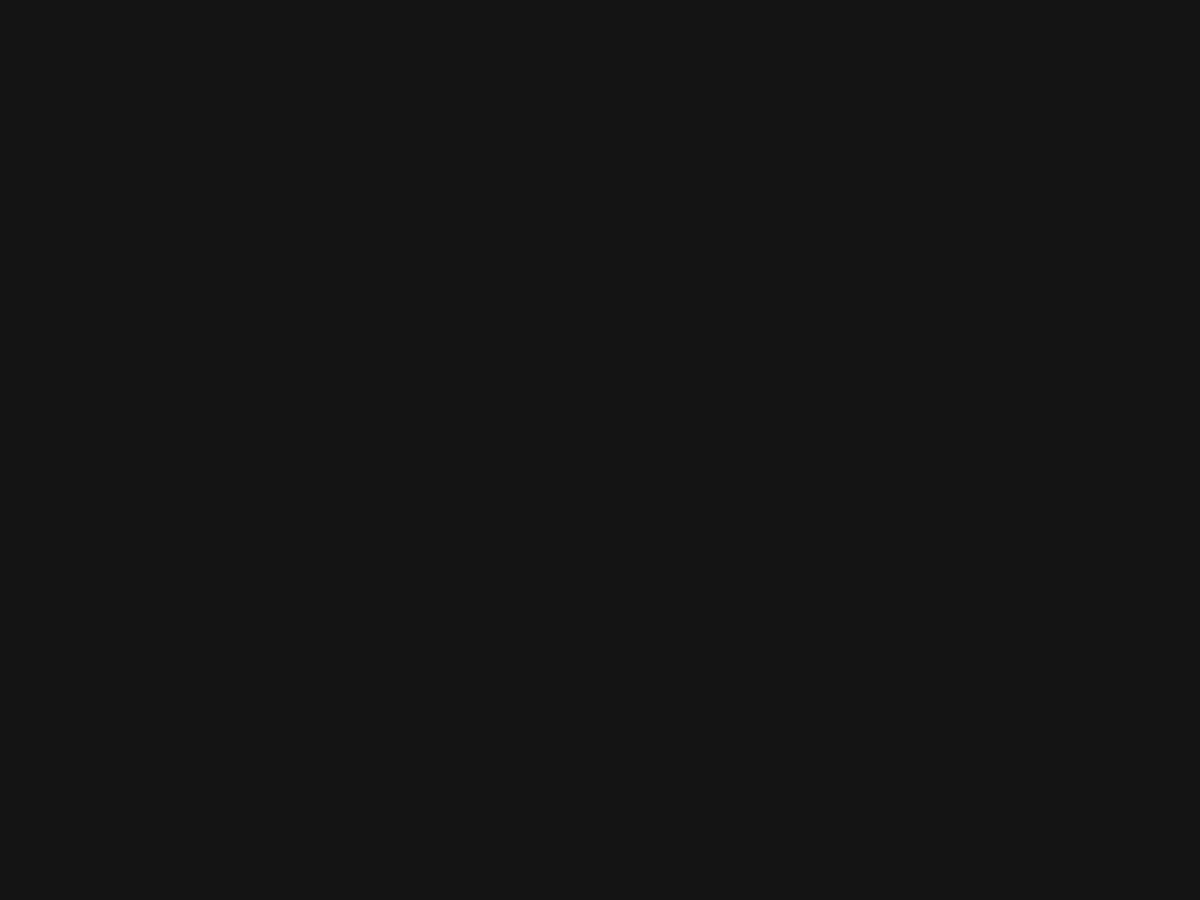
Frame 1 (no input)
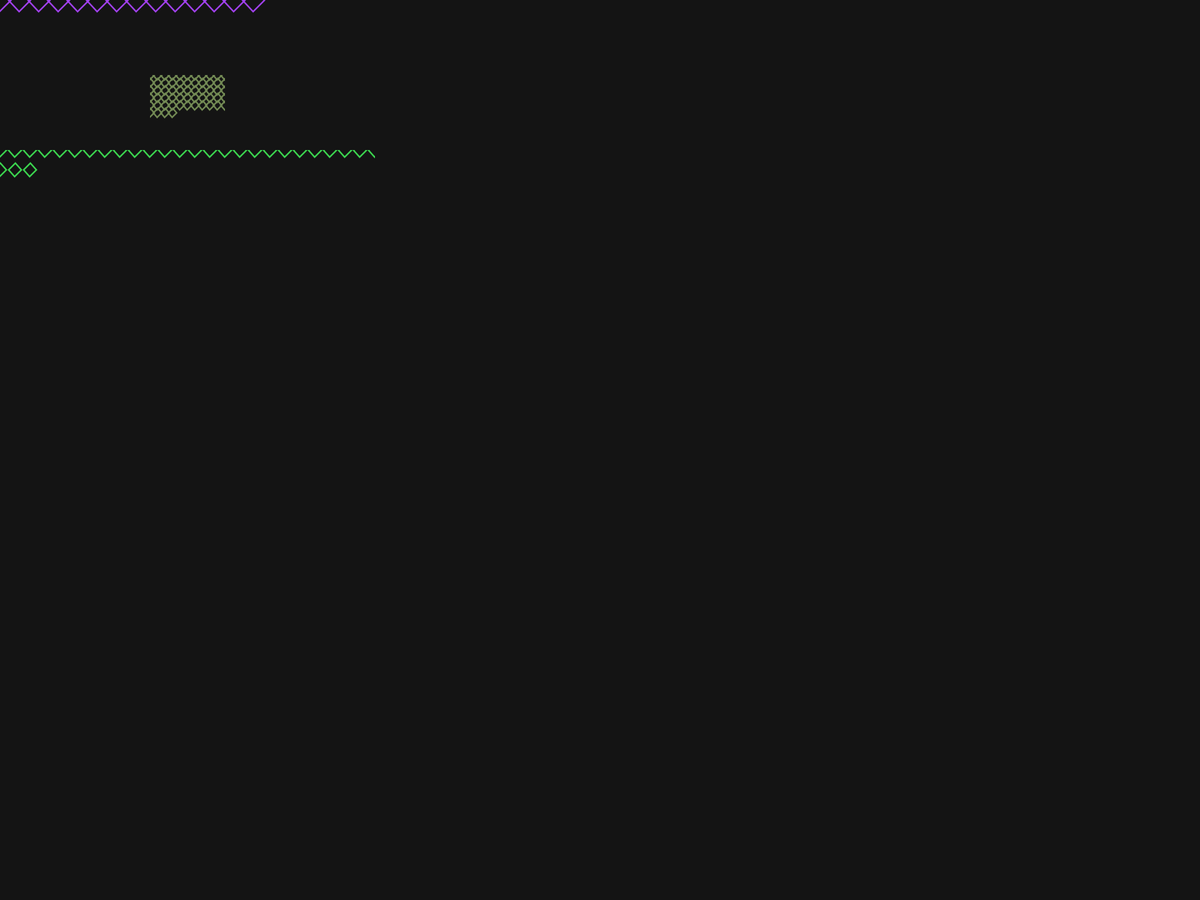
Frame 60 (the mouse pressed at the canvas centre just before this capture)
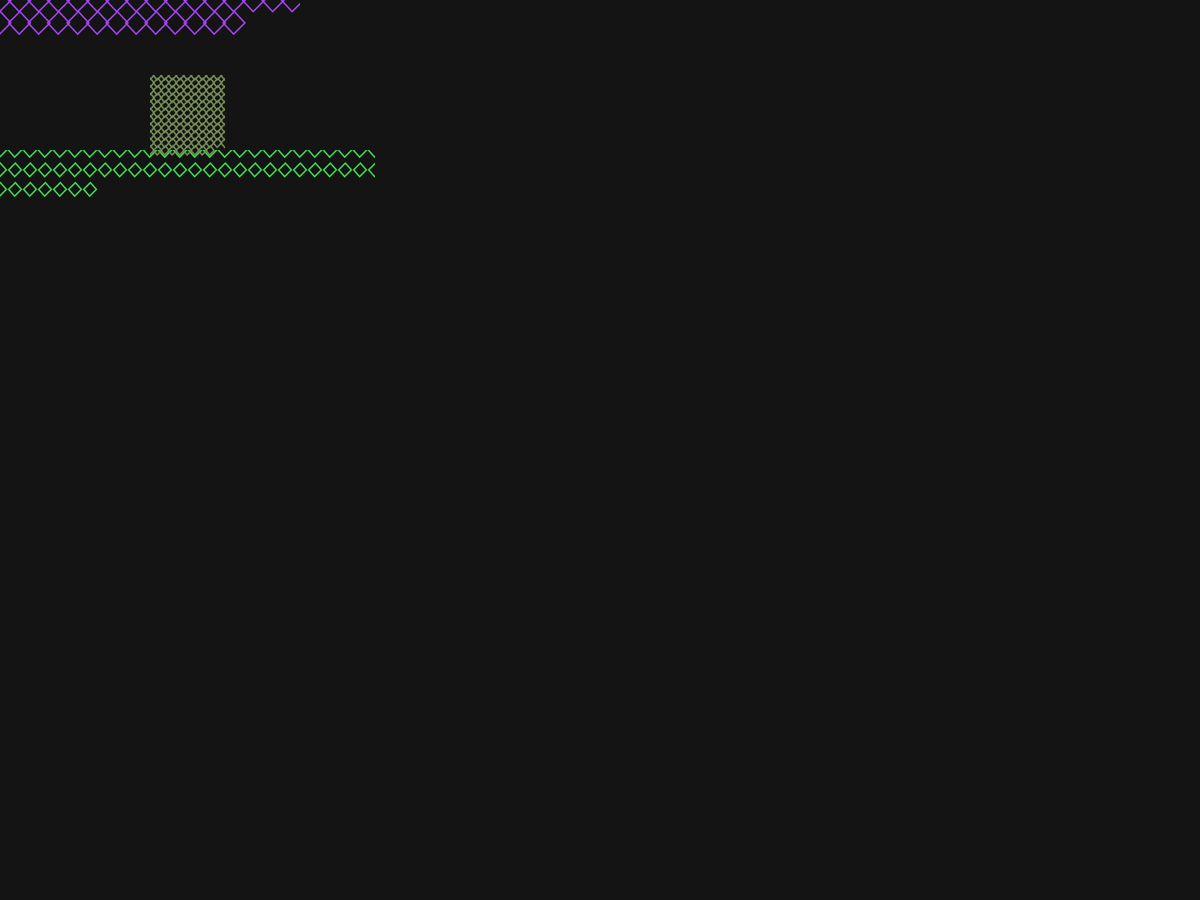
Frame 120 (the mouse held since frame 60 and released just before this capture)

The Processing sketch that drew these frames (run headless with seeded random() and noise(); from frame 60 on, the mouse is pressed at the canvas centre):

// Processing sketch: exemple_XCARET_broderie_v1
// ── exemple_XCARET_broderie_v1.pde

Zone zone1;
Zone zone2;
Zone zone3;

void setup(){
   //size(800,800);
   fullScreen();
   zone1 = new Zone(0,0,400,400);
   zone1.freq = 4;
   zone1.setInc(26,30);
   zone1.taille = 20;
   
   zone2 = new Zone(0,200,500,500);
   zone2.freq = 2;
   zone2.taille = 12;
   zone2.setInc(20,26);
   
   zone3 = new Zone(200,100,100,500);
   zone3.freq = 1;
   zone3.taille = 8;
   zone3.setInc(10,10);
   
}


void draw(){
  background(20);
  zone1.draw();
  zone2.draw();
  zone3.draw();

}

// ── Zone.pde
class Zone {

  PGraphics pg;
  int x, y, w, h;
  int px, py;
  int incX=10;
  int incY=10;
  color col;
  int freq=60;
  int taille=10;

  Zone(int x, int y, int w, int h) {
    this.x=x;
    this.y=y;
    this.w=w;
    this.h=h;
    pg = createGraphics(w, h);
    pg.beginDraw();
    pg.clear();
    pg.endDraw();
    col = color(random(255), random(255), random(255));
  }

  void draw() {
    image(pg, x, y);
    if (frameCount%freq==0) {
      refresh();
    }
  }
  
  void setInc(int incX,int incY){
    this.incX=incX;
    this.incY=incY;
  }

  void refresh() {
    pg.beginDraw();
    pg.translate(px, py);
    pg.rotate(PI/4);
    pg.noFill();
    pg.stroke(col);
    pg.strokeWeight(2);
    pg.rectMode(CENTER);
    pg.rect(0, 0, taille, taille);
    pg.endDraw();

    px+=incX;
    if (px>w) {
      px=0;
      py+=incY;
    }
    if (py>h) {
      px=0;
      py=0;
      efface();
      col = color(random(255), random(255), random(255));
    }
  }

  void efface() {
    pg.beginDraw();
    pg.clear();
    pg.endDraw();
  }
}
